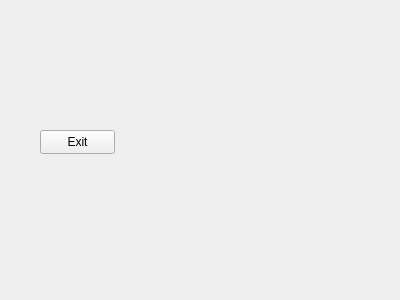
<?xml version="1.0" encoding="UTF-8"?>
<ui version="4.0">
 <class>btnExit_2</class>
 <widget class="QWidget" name="btnExit_2">
  <property name="geometry">
   <rect>
    <x>0</x>
    <y>0</y>
    <width>400</width>
    <height>300</height>
   </rect>
  </property>
  <property name="windowTitle">
   <string>Form</string>
  </property>
  <widget class="QPushButton" name="btnExit">
   <property name="geometry">
    <rect>
     <x>40</x>
     <y>130</y>
     <width>75</width>
     <height>24</height>
    </rect>
   </property>
   <property name="text">
    <string>Exit</string>
   </property>
  </widget>
 </widget>
 <resources/>
 <connections/>
</ui>
